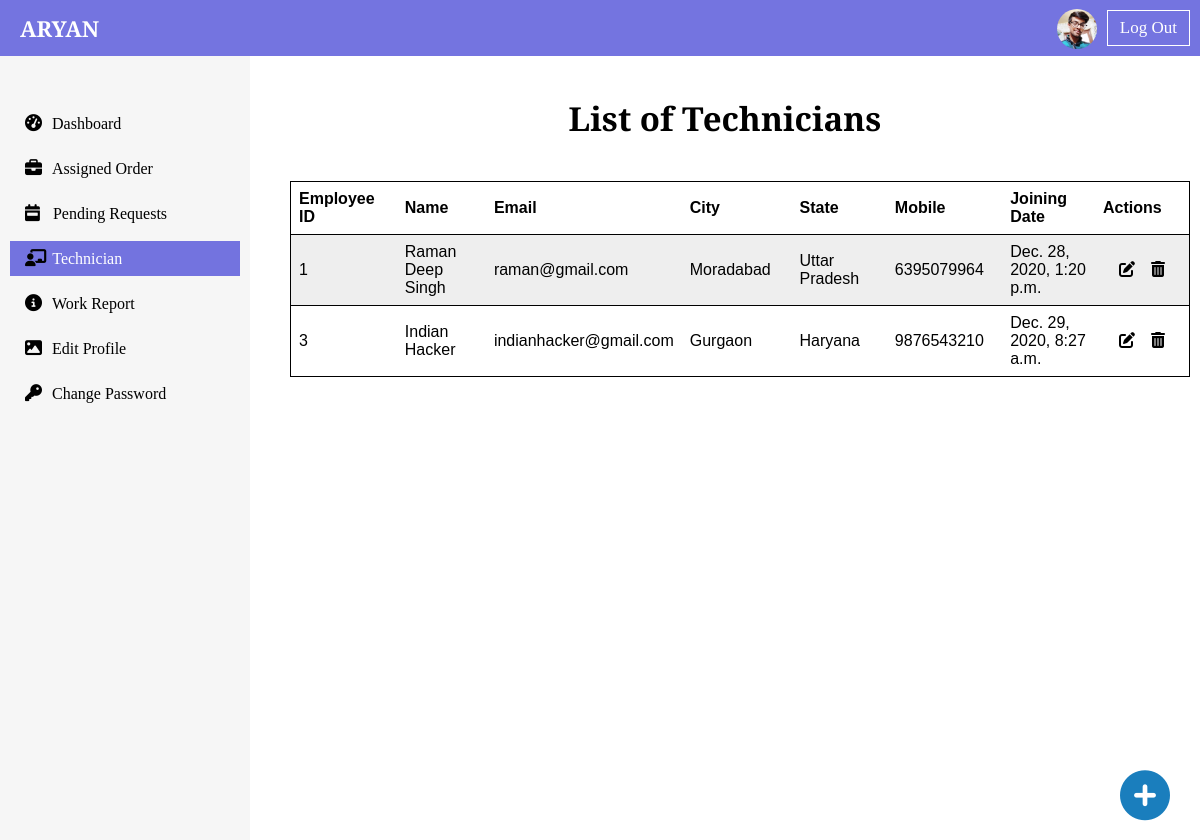
Screenshot of /dashboard/technician_list/ (signed in) with the database file from the repository.
### dashboard/models.py (models this page shows, shortened)
class UserProfilePicture(models.Model):
    user = models.OneToOneField(User, on_delete=models.CASCADE)
    profile_picture = models.ImageField(upload_to="dashboard/")

class TechnicianList(models.Model):
    employee_id = models.AutoField(primary_key=True)
    name = models.CharField(max_length=50)
    email = models.EmailField(max_length=254)
    mobile = models.IntegerField()
    city = models.CharField(max_length=50)
    state = models.CharField(max_length=50)
    joining_date = models.DateTimeField(auto_now_add=True, null=True)

### dashboard/views.py (the view)
# urls.py: path("technician_list/", views.technician_list, name="technician_list"),
def technician_list(request):
    if request.user.is_superuser:
        technicians_list = TechnicianList.objects.all()
        context = {"technicians_list":technicians_list}
        return render(request, 'dashboard/admin/technician_list.html', context)
    else:
        return HttpResponse("<h1 style='text-align: center; margin-top: 30px;'> You are not Authorized for this page </h1>")

### dashboard/context_processor.py (called while the page is built)
def user_image(request):
    if request.user.is_authenticated:
        image = UserProfilePicture.objects.filter(user=request.user).first()
        if image:
            return {
                "image":image,
            }
        else:
            return {
                "image":False,
            }
    else:
        return {
            "image":False,
        }

### templates/dashboard/admin/technician_list.html (shortened to what this page needs)
{% extends 'admin_base.html' %}
{% block technicianactive %} active {% endblock technicianactive %}
{% block body %}
<div class="table-div" id="assigned-list-table">
        <h2 class="md-heading text-center">List of Technicians</h2>
        <table>
            <tr>
                <th>Employee ID</th>
                <th>Name</th>
                <th>Email</th>
                <th>City</th>
                <th>State</th>
                <th>Mobile</th>
                <th>Joining Date</th>
                <th>Actions</th>
            </tr>
            {% if technicians_list %}
            {% for technician in technicians_list %}
            <tr>
                <td>{{technician.employee_id}}</td>
                <td>{{technician.name}}</td>
                <td>{{technician.email}}</td>
                <td>{{technician.city}}</td>
                <td>{{technician.state}}</td>
                <td>{{technician.mobile}}</td>
                <td>{{technician.joining_date}}</td>
                <td><div class="action-btn flex-row-space-evenly">
                    <a href="{% url 'add_technician' technician.employee_id %}" class="view-eye-btn"><i class="fas fa-edit"></i></a>
                    <a href="{% url 'delete_technician' technician.employee_id %}" class="delete-assigned-btn"><i class="fas fa-trash-alt"></i></a>
                </div></td>
            </tr>
            {% endfor %}
            {% else %}
            <tr>
                <td colspan=9><div class="text-center">There are Employee added. Click on + button below to add one. </div></td>
            </tr>
            {% endif %}
        </table>
    </div>
    <div class="add-employee-btn">
        <a href="{% url 'add_technician' 0 %}"><i class="fas fa-plus-circle"></i></a>
    </div>
{% endblock body %}

### templates/admin_base.html (shortened to what this page needs)
{% load static %}
<!DOCTYPE html>
<html lang="en">
<head>
    <link rel="stylesheet" href="{% static 'util.css' %}">
    <link rel="stylesheet" href="{% static 'dashboard/css/admin_style.css' %}">
</head>
<body>
    <nav class="navbar flex-row-space-between">
        <a href="{% url 'home' %}"><h2 class="logo sm-heading">ARYAN</h2></a>
        <div class="log-sign-btn flex-row-space-between">
            {% if request.user.is_superuser %}
            {% if image %}
            <a href="{% url 'admin_edit_profile' %}" class="user-image">
            <img src="{{image.profile_picture.url}}" alt="">
            </a>
            {% endif %}
            <a href="{% url 'logout' %}" class="logout-btn">Log Out</a>
            {% endif %}
        </div>
    </nav>
    <div class="side-navbar">
        <a href="{% url 'admin_dashboard' %}" class="{% block dashboardactive %} {% endblock dashboardactive %}">Dashboard</a>
        <a href="{% url 'assigned_order' %}" class="{% block assignedactive %} {% endblock assignedactive %}">Assigned Order</a>
        <a href="{% url 'admin_requests' %}" class="{% block requestactive %} {% endblock requestactive %}">Pending Requests</a>
        <a href="{% url 'technician_list' %}" class="{% block technicianactive %} {% endblock technicianactive %}">Technician</a>
        <a href="{% url 'work_report' %}" class="{% block workreportactive %} {% endblock workreportactive %}">Work Report</a>
        <a href="{% url 'admin_edit_profile' %}" class="{% block adminprofileactive %} {% endblock adminprofileactive %}">Edit Profile</a>
        <a href="{% url 'admin_change_password' %}" class="{% block adminpassactive %} {% endblock adminpassactive %}">Change Password</a>
    </div>
    <div class="main-content">
        {% block body %} {% endblock body %}
    </div>
</body>
</html>

### static/util.css (style rules this page uses)
* { padding: 0; margin: 0; box-sizing: border-box; }
html { font-size: 62.5%; font-family: 'Playfair Display', serif; }
a { text-decoration: none; outline: none; color: black; }
.md-heading { font-size: 3.3rem; }
.sm-heading { font-size: 2.2rem; }
.flex-row-space-between { display: flex; align-items: center; justify-content: space-between; }
.flex-row-space-evenly { display: flex; align-items: center; justify-content: space-evenly; }
.text-center { text-align: center; }

### static/dashboard/css/admin_style.css (style rules this page uses)
.navbar { width: 100%; background-color: rgb(101, 101, 221, 0.9); position: sticky; top: 0; left: 0; z-index: 1; }
.logo { margin-left: 2rem; color: white; }
.navbar .user-image img { width: 4rem; height: 4rem; border-radius: 50%; margin-top: .4rem; }
.navbar .logout-btn { border: 1px solid white; padding: .7rem 1.2rem; font-size: 1.7rem; margin: 1rem; color: white; transition: background-color, 0.3s ease-in; }
.side-navbar { width: 25rem; height: 100%; padding: 5rem 1rem; background-color: rgba(211, 211, 211, 0.2); position: fixed; top: 5.6rem; left: 0; z-index: 1; }
.side-navbar a { margin-bottom: 1rem; display: block; padding: .8rem 1.5rem; font-size: 1.6rem; }
.active { color: white; background-color: rgb(101, 101, 221, 0.9); }
.main-content { margin-left: 25rem; height: 98vh; }
.side-navbar a:first-child::before { content: "\f3fd"; font-family: 'Font Awesome\ 5 Free'; font-size: 1.7rem; color: black; font-weight: 900; margin-right: 1rem; }
.side-navbar a:nth-child(2):before { content: "\f0b1"; font-family: 'Font Awesome\ 5 Free'; font-size: 1.7rem; color: black; font-weight: 900; margin-right: 1rem; }
.side-navbar a:nth-child(3):before { content: "\f784"; font-family: 'Font Awesome\ 5 Free'; font-size: 1.7rem; color: black; font-weight: 900; margin-right: 1.3rem; }
.side-navbar a:nth-child(4):before { content: "\f51c"; font-family: 'Font Awesome\ 5 Free'; font-size: 1.7rem; color: black; font-weight: 900; margin-right: .6rem; }
.side-navbar a:nth-child(5):before { content: "\f05a"; font-family: 'Font Awesome\ 5 Free'; font-size: 1.7rem; color: black; font-weight: 900; margin-right: 1rem; }
.side-navbar a:nth-child(6):before { content: "\f03e"; font-family: 'Font Awesome\ 5 Free'; font-size: 1.7rem; color: black; font-weight: 900; margin-right: 1rem; }
.side-navbar a:nth-child(7):before { content: "\f084"; font-family: 'Font Awesome\ 5 Free'; font-size: 1.7rem; color: black; font-weight: 900; margin-right: 1rem; }
.table-div { padding: 4rem; }
.table-div table { margin-top: 4rem; margin-left: 3rem; }
table, th, td { border: 1px solid black; border-collapse: collapse; font-size: 1.6rem; }
th, td { padding: 1rem; width: 26rem; }
td { text-align: center; }
.table-div { padding: 4rem 1rem; }
#assigned-list-table table { border: 1px solid black; font-family: Arial, Helvetica, sans-serif; }
#assigned-list-table th, td { padding: .8rem; width: 14rem; border: none; border-collapse: collapse; font-size: 1.6rem; }
#assigned-list-table table td { text-align: left; border-bottom: 1px solid black }
#assigned-list-table table th { text-align: left; border-bottom: 1px solid black }
#assigned-list-table tr:nth-child(even) { background-color: #eee; }
#assigned-list-table tr:nth-child(odd) { background-color: #fff; }
.add-employee-btn { height: 50%; }
.add-employee-btn a { position: fixed; bottom: 2rem; right: 3rem; z-index: 1; }
.add-employee-btn a i { font-size: 5rem; color: rgb(26, 126, 189); }

### rows the page displays
UserProfilePicture: profile_picture (picture)
TechnicianList: employee_id "1", name "Raman Deep Singh", email "raman@gmail.com", city "Moradabad", state "Uttar Pradesh", mobile "6395079964", joining_date "Dec. 28, 2020, 1:20 p.m."
TechnicianList: employee_id "3", name "Indian Hacker", email "indianhacker@gmail.com", city "Gurgaon", state "Haryana", mobile "9876543210", joining_date "Dec. 29, 2020, 8:27 a.m."
